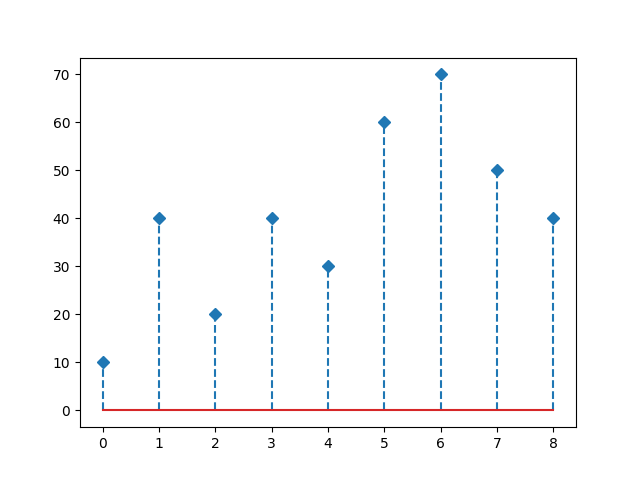

The script that drew this image:
import matplotlib.pyplot as plt

x = [10,40,20,40,30,60,70,50,40]
plt.stem(x, linefmt = "--", markerfmt = "D", orientation='vertical')
plt.show()
